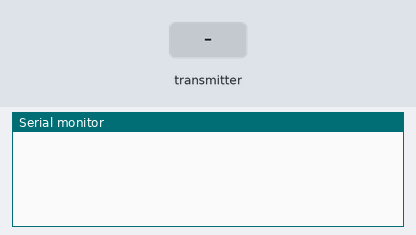
The sketch below on a simulated Arduino Uno, built with avr-gcc and run on an emulated ATmega328P. Shown: the last lines printed to the serial monitor. Inputs (shaded band) come from the test bench. No radio packets arrive unless stated.

Above: at 1.2 s.
1.3 s: the transmitter starts sending gotArray.0 = 0
At 1.4 s:
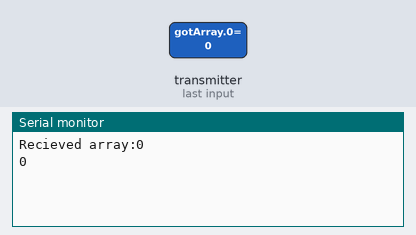
2.8 s: the transmitter starts sending gotArray.1 = 256
At 2.92 s:
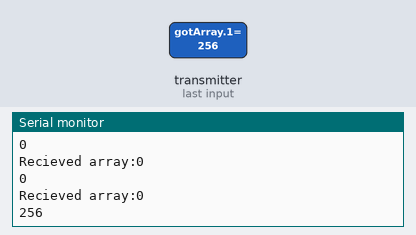
4.3 s: the transmitter starts sending gotArray.0 = 256
7.3 s: the transmitter starts sending gotArray.1 = 512
At 7.48 s:
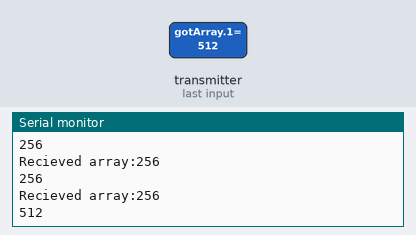
Timing chart, 0 to 9.8 s (numbered marks = the images above; inputs shaded):
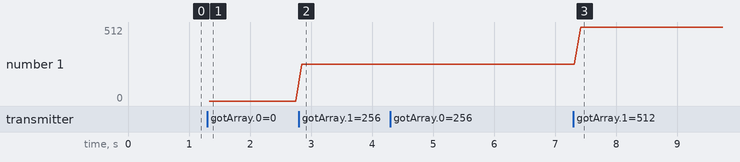

Measured:
- after the input at 1.3 s, the serial monitor: prints a new line at once (image 1)
- after the input at 2.8 s, the serial monitor: prints a new line after 0.05 s (image 2)
- after the input at 7.3 s, the serial monitor: prints a new line after 0.12 s (image 3)
- plotted number 1: 0 → 256 after the input at 2.8 s, 256 → 512 after the input at 7.3 s

The sketch:

Arduino_mega_receiver.ino
```cpp
#include <SPI.h>
#include <nRF24L01.h>
#include <RF24.h>

const int pinCE = 8;
const int pinCSN = 7;
int gotArray[2];

RF24 wirelessSPI(pinCE, pinCSN);
const uint64_t pAddress = 0xB00B1E5000LL;

void setup()
{
 Serial.begin(9600);
 wirelessSPI.begin();
 wirelessSPI.setAutoAck(1);
 wirelessSPI.enableAckPayload();
 wirelessSPI.setRetries(5,15);
 wirelessSPI.openReadingPipe(1,pAddress);
 wirelessSPI.startListening();
 wirelessSPI.printDetails();
}

void loop()
{
  while(wirelessSPI.available()){
    wirelessSPI.read( &gotArray, sizeof(gotArray) );
    Serial.print("Recieved array:");
    for (byte i=0; i<2; i++){
      Serial.println(gotArray[i]);
    }
    Serial.println();
   }

 delay(100);
}
```
